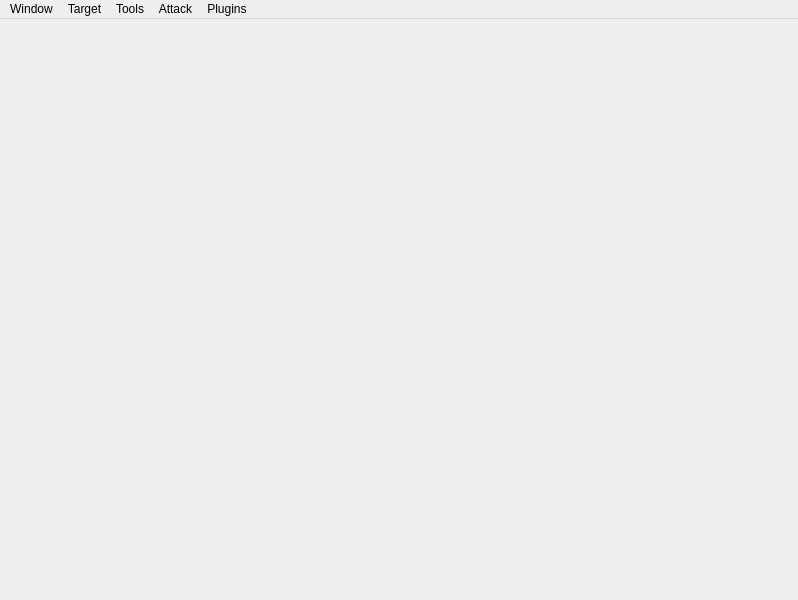
<?xml version="1.0" encoding="UTF-8"?>
<ui version="4.0">
 <class>MainWindow</class>
 <widget class="QMainWindow" name="MainWindow">
  <property name="geometry">
   <rect>
    <x>0</x>
    <y>0</y>
    <width>798</width>
    <height>600</height>
   </rect>
  </property>
  <property name="windowTitle">
   <string>MainWindow</string>
  </property>
  <widget class="QWidget" name="centralwidget">
   <widget class="QWidget" name="verticalLayoutWidget">
    <property name="geometry">
     <rect>
      <x>0</x>
      <y>0</y>
      <width>801</width>
      <height>581</height>
     </rect>
    </property>
    <layout class="QVBoxLayout" name="toolsLayout"/>
   </widget>
  </widget>
  <widget class="QMenuBar" name="menubar">
   <property name="geometry">
    <rect>
     <x>0</x>
     <y>0</y>
     <width>798</width>
     <height>21</height>
    </rect>
   </property>
   <widget class="QMenu" name="menuWindow">
    <property name="title">
     <string>Window</string>
    </property>
    <addaction name="separator"/>
    <addaction name="actionSettings"/>
    <addaction name="separator"/>
    <addaction name="actionAbout"/>
    <addaction name="actionDocumentation"/>
    <addaction name="actionHelp"/>
    <addaction name="separator"/>
    <addaction name="actionReportBug"/>
    <addaction name="actionIdeas"/>
    <addaction name="separator"/>
    <addaction name="actionRestart"/>
    <addaction name="actionQuit"/>
   </widget>
   <widget class="QMenu" name="menuTarget">
    <property name="title">
     <string>Target</string>
    </property>
    <addaction name="actionSetTarget"/>
    <addaction name="actionDownloadSourceCode"/>
   </widget>
   <widget class="QMenu" name="menuAttack">
    <property name="title">
     <string>Attack</string>
    </property>
    <widget class="QMenu" name="menuInjections">
     <property name="title">
      <string>Injections</string>
     </property>
     <addaction name="actionSQLInjection2"/>
    </widget>
    <addaction name="menuInjections"/>
    <addaction name="actionXSS"/>
   </widget>
   <widget class="QMenu" name="menuPlugins">
    <property name="title">
     <string>Plugins</string>
    </property>
    <addaction name="actionAdd_2"/>
    <addaction name="actionInstall"/>
   </widget>
   <widget class="QMenu" name="menuTools">
    <property name="title">
     <string>Tools</string>
    </property>
   </widget>
   <addaction name="menuWindow"/>
   <addaction name="menuTarget"/>
   <addaction name="menuTools"/>
   <addaction name="menuAttack"/>
   <addaction name="menuPlugins"/>
  </widget>
  <action name="actionSettings">
   <property name="text">
    <string>Settings</string>
   </property>
  </action>
  <action name="actionRestart">
   <property name="text">
    <string>Restart</string>
   </property>
  </action>
  <action name="actionQuit">
   <property name="text">
    <string>Quit</string>
   </property>
  </action>
  <action name="actionAbout">
   <property name="text">
    <string>About</string>
   </property>
  </action>
  <action name="actionDocumentation">
   <property name="text">
    <string>Documentation</string>
   </property>
  </action>
  <action name="actionHelp">
   <property name="text">
    <string>Help</string>
   </property>
  </action>
  <action name="actionSetTarget">
   <property name="text">
    <string>Set target</string>
   </property>
  </action>
  <action name="actionDownloadSourceCode">
   <property name="text">
    <string>Download source code</string>
   </property>
  </action>
  <action name="actionXSS">
   <property name="text">
    <string>XSS</string>
   </property>
  </action>
  <action name="actionSQLInjection2">
   <property name="text">
    <string>SQL Injection</string>
   </property>
  </action>
  <action name="actionPlugins">
   <property name="text">
    <string>Plugins</string>
   </property>
  </action>
  <action name="actionAdd_2">
   <property name="text">
    <string>Manage</string>
   </property>
  </action>
  <action name="actionInstall">
   <property name="text">
    <string>Install</string>
   </property>
  </action>
  <action name="actionReportBug">
   <property name="text">
    <string>Report bug</string>
   </property>
  </action>
  <action name="actionIdeas">
   <property name="text">
    <string>Ideas</string>
   </property>
  </action>
  <action name="actionManageUsers">
   <property name="text">
    <string>Manage users</string>
   </property>
  </action>
 </widget>
 <resources/>
 <connections/>
</ui>
